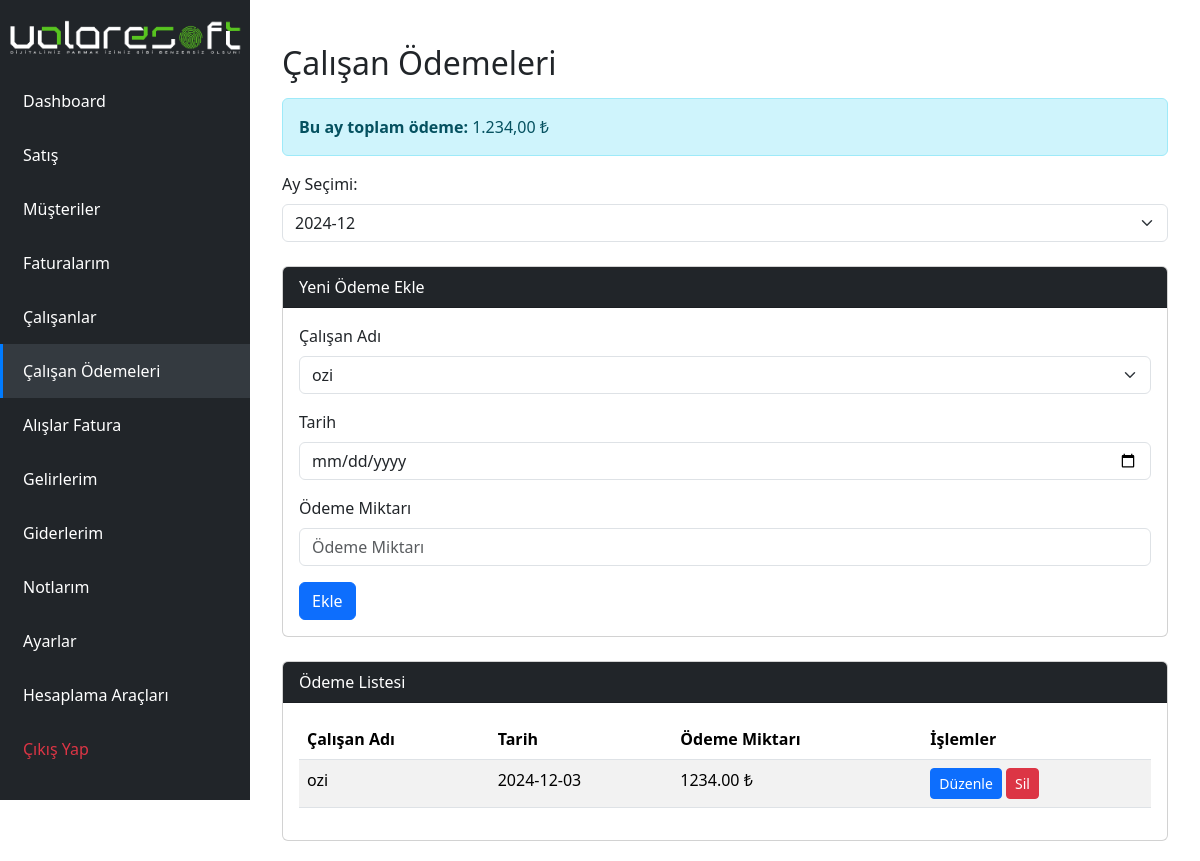
Screenshot of /calisan_odemeleri.php (signed in) with the database file from the repository.
### tables this page shows
CREATE TABLE `calisan_odeme` (
  `id` int(11) NOT NULL,
  `calisan_id` int(11) NOT NULL,
  `miktar` decimal(10,2) NOT NULL,
  `tarih` date NOT NULL,
  `created_at` timestamp NOT NULL DEFAULT current_timestamp()
);

CREATE TABLE `calisanlar` (
  `id` int(11) NOT NULL,
  `ad` varchar(255) NOT NULL,
  `pozisyon` varchar(255) NOT NULL,
  `maas` decimal(10,2) NOT NULL,
  `avans` decimal(10,2) DEFAULT 0.00,
  `ekstra_odeme1` decimal(10,2) DEFAULT 0.00,
  `ekstra_odeme2` decimal(10,2) DEFAULT 0.00,
  `created_at` timestamp NOT NULL DEFAULT current_timestamp()
);

### calisan_odemeleri.php (the view, shortened to what this page needs)
<?php
require_once 'header.php';
$currentMonth = date("Y-m");
$aylikToplamSorgu = "SELECT SUM(miktar) AS toplam FROM calisan_odeme WHERE DATE_FORMAT(tarih, '%Y-%m') = '$currentMonth'";
$aylikToplamSonuc = $conn->query($aylikToplamSorgu);
$aylikToplam = $aylikToplamSonuc->fetch_assoc()['toplam'] ?? 0;
?>
<!DOCTYPE html>
<html lang="en">
<head>
    <link href="https://cdn.jsdelivr.net/npm/bootstrap@5.3.3/dist/css/bootstrap.min.css" rel="stylesheet">
</head>
<body>
    <div class="content">
        <div class="container">
            <h2 class="mt-4 mb-3">Çalışan Ödemeleri</h2>
            <div class="alert alert-info">
                <strong>Bu ay toplam ödeme:</strong> <span id="aylikToplam"><?php echo number_format($aylikToplam, 2, ',', '.'); ?></span> ₺
            </div>
            <div class="mb-4">
                <label for="aySecimi" class="form-label">Ay Seçimi:</label>
                <select id="aySecimi" class="form-select">
                    <?php
                    for ($i = 0; $i < 12; $i++) {
                        $date = date("Y-m", strtotime("-$i months"));
                        echo "<option value='$date'>$date</option>";
                    }
                    ?>
                </select>
            </div>
            <div class="card mb-4">
                <div class="card-header bg-dark text-white">
                    Yeni Ödeme Ekle
                </div>
                <div class="card-body">
                    <form id="odemeEkleForm" method="POST">
                        <div class="mb-3">
                            <label for="calisanSecimi" class="form-label">Çalışan Adı</label>
                            <select id="calisanSecimi" class="form-select" name="calisan_id" required>
                                <?php
                                $calisanQuery = "SELECT id, ad FROM calisanlar";
                                $calisanResult = $conn->query($calisanQuery);
                                while ($calisan = $calisanResult->fetch_assoc()) {
                                    echo "<option value='{$calisan['id']}'>{$calisan['ad']}</option>";
                                }
                                ?>
                            </select>
                        </div>
                        <div class="mb-3">
                            <label for="odemeTarihi" class="form-label">Tarih</label>
                            <input type="date" class="form-control" name="tarih" id="odemeTarihi" required>
                        </div>
                        <div class="mb-3">
                            <label for="odemeMiktari" class="form-label">Ödeme Miktarı</label>
                            <input type="number" class="form-control" name="miktar" id="odemeMiktari" placeholder="Ödeme Miktarı" required>
                        </div>
                        <button type="submit" class="btn btn-primary">Ekle</button>
                    </form>
                </div>
            </div>
            <div class="card">
                <div class="card-header bg-dark text-white">
                    Ödeme Listesi
                </div>
                <div class="card-body">
                    <table class="table table-striped table-hover" id="odemeListesi">
                        <thead>
                            <tr>
                                <th>Çalışan Adı</th>
                                <th>Tarih</th>
                                <th>Ödeme Miktarı</th>
                                <th>İşlemler</th>
                            </tr>
                        </thead>
                        <tbody>
                            <?php
                            $odemeQuery = "SELECT o.id, c.ad AS calisan_adi, o.tarih, o.miktar
                                           FROM calisan_odeme o
                                           INNER JOIN calisanlar c ON o.calisan_id = c.id
                                           WHERE DATE_FORMAT(o.tarih, '%Y-%m') = '$currentMonth'";
                            $odemeResult = $conn->query($odemeQuery);
                            if ($odemeResult->num_rows > 0) {
                                while ($odeme = $odemeResult->fetch_assoc()) {
                                    echo "<tr>
                                        <td>{$odeme['calisan_adi']}</td>
                                        <td>{$odeme['tarih']}</td>
                                        <td>{$odeme['miktar']} ₺</td>
                                        <td>
                                            <a href='calisan_odeme_duzenle.php?id={$odeme['id']}' class='btn btn-sm btn-primary'>Düzenle</a>
                                            <form method='POST' style='display:inline;'>
                                                <input type='hidden' name='sil_id' value='{$odeme['id']}'>
                                                <button type='submit' class='btn btn-sm btn-danger' onclick='return confirm(\"Bu ödemeyi silmek istediğinize emin misiniz?\");'>Sil</button>
                                            </form>
                                        </td>
                                    </tr>";
                                }
                            } else {
                                echo "<tr><td colspan='4' class='text-center'>Kayıt bulunamadı.</td></tr>";
                            }
                            ?>
                        </tbody>
                    </table>
                </div>
            </div>
        </div>
    </div>
</body>
</html>

### header.php (style rules this page uses)
body { margin: 0; font-family: Arial, sans-serif; background-color: #f8f9fa; }

### calisan_odemeleri.php (style rules this page uses)
.content { margin-left: 250px; padding: 20px; }

### rows the page displays
calisan_odeme: calisan.ad "ozi", tarih "2024-12-03", miktar "1234.00"

### other values shown
$aylikToplam "1.234,00"
form field value "2024-12"
form field calisan_id "ozi"
